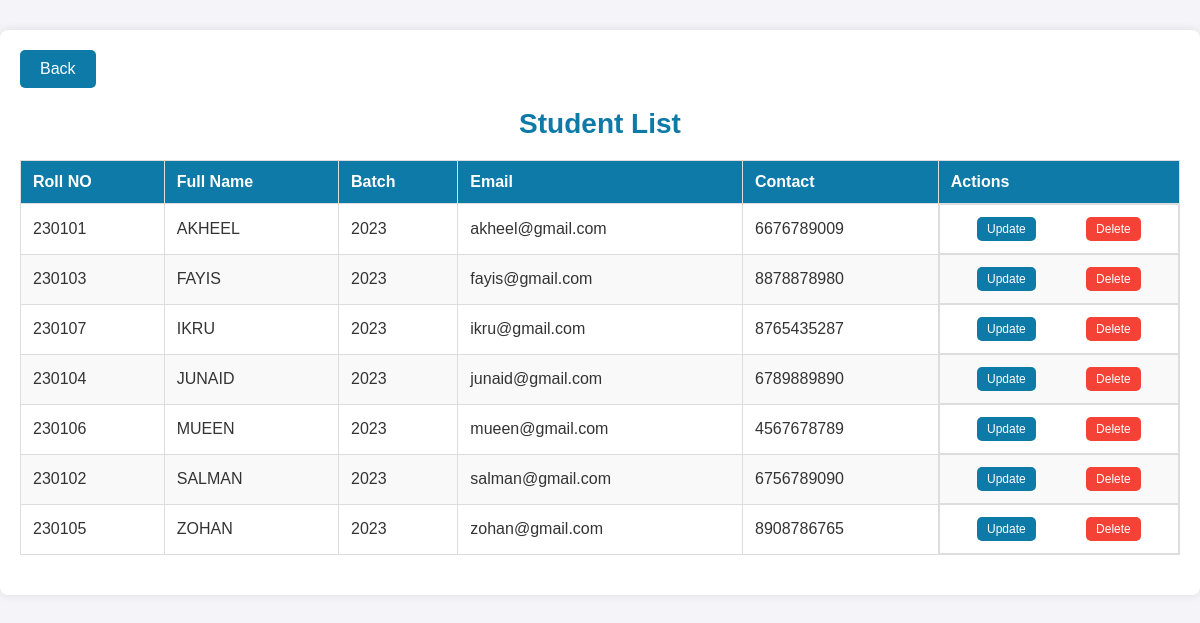
The app's page /admin-dashboard/viewStudents.php?id=4 with its own data.
### tables this page shows
CREATE TABLE `students` (
  `STUDENT_ID` int(11) NOT NULL,
  `USER_ID` int(11) NOT NULL,
  `NAMEE` varchar(100) NOT NULL,
  `CLASS_NAME` varchar(100) NOT NULL,
  `PARENT_CONTACT` varchar(100) NOT NULL,
  `BATCH_ID` int(11) NOT NULL
);

CREATE TABLE `users` (
  `USER_ID` int(11) NOT NULL,
  `USER_NAME` varchar(100) NOT NULL,
  `PASSWORDD` varchar(100) NOT NULL,
  `EMAIL` varchar(100) NOT NULL,
  `ROLEE` enum('ADMIN','TEACHERS','STUDENTS') NOT NULL,
  `STATUSS` enum('ACTIVE','INACTIVE') NOT NULL DEFAULT 'ACTIVE'
);

CREATE TABLE `batches` (
  `BATCH_ID` int(11) NOT NULL,
  `BATCH` varchar(200) NOT NULL,
  `YEARR` int(11) NOT NULL,
  `CLASS` varchar(100) NOT NULL,
  `SEMESTER_1` int(11) NOT NULL DEFAULT 0,
  `SEMESTER_2` int(11) NOT NULL DEFAULT 0,
  `SEMESTER_3` int(11) NOT NULL DEFAULT 0,
  `SEMESTER_4` int(11) NOT NULL DEFAULT 0,
  `SEMESTER_5` int(11) NOT NULL DEFAULT 0,
  `SEMESTER_6` int(11) NOT NULL DEFAULT 0,
  `SEMESTER_7` int(11) NOT NULL DEFAULT 0,
  `SEMESTER_8` int(11) NOT NULL DEFAULT 0
);

### admin-dashboard/viewStudents.php (the view, shortened to what this page needs)
<?php
    if($_SERVER['REQUEST_METHOD']=='GET'){
        $dbcon=mysqli_connect("localhost","root","","AMS");
        $BATCH_ID=$_GET['id'];
        $sql="SELECT * FROM batches WHERE BATCH_ID='$BATCH_ID'";
        $batch=mysqli_query($dbcon,$sql);
        if($batch){
            $batch_row=mysqli_fetch_array($batch);
        }
    }
?>
<!DOCTYPE html>
<html lang="en">
<head>
</head>
<body>
    <div class="container">
        <div class="back-button-container">
            <?php
                echo "<a href='adminDashboard.php?tab=manage-students' class='back-button'>Back</a>";
            ?>
        </div>
        <h1>Student List</h1>
        <table>
            <thead>
                <tr>
                    <th>Roll NO</th>
                    <th>Full Name</th>
                    <th>Batch</th>
                    <th>Email</th>
                    <th>Contact</th>
                    <th>Actions</th>
                </tr>
            </thead>
            <tbody>
                <?php
                    $sql="SELECT * FROM students WHERE BATCH_ID='$BATCH_ID' order by NAMEE";
                    $data3=mysqli_query($dbcon,$sql);
                    if($data3){
                        $student_count=mysqli_num_rows($data3);
                        for($j=0;$j<$student_count;$j++){
                            $student=mysqli_fetch_array($data3);
                            $key=$student['USER_ID'];
                            $sql="SELECT * FROM users WHERE USER_ID='$student[USER_ID]'";
                            $data4=mysqli_query($dbcon,$sql);
                            $user=mysqli_fetch_array($data4);
                                echo"  <tr>
                                        <td>".$user['USER_NAME']."</td>
                                        <td>".$student['NAMEE']."</td>
                                        <td>".$batch_row['YEARR']."</td>
                                        <td>".$user['EMAIL']."</td>
                                        <td>".$student['PARENT_CONTACT']."</td>
                                        <td class='action-btn'><a href='update_student.php?id=".$key."&tab=manage-students' class='update-btn'>Update</a><a href='delete.php?id=".$key."&rolee=student&tab=manage-students' class='delete-btn'>Delete</a></td>                                    </tr>";
                        }
                    }
                ?>
            </tbody>
        </table>
    </div>
</body>
</html>

### admin-dashboard/viewStudents.php (style rules this page uses)
body { font-family: 'Arial', sans-serif; margin: 0; padding: 0; background-color: #f4f4f9; color: #333; }
.container { max-width: 1200px; margin: 30px auto; padding: 20px; background-color: #fff; box-shadow: 0 0 10px rgba(0, 0, 0, 0.1); border-radius: 8px; }
.container h1 { font-size: 28px; margin-bottom: 20px; color: #0d7aa7; text-align: center; }
table { width: 100%; border-collapse: collapse; margin-bottom: 20px; }
table, th, td { border: 1px solid #ddd; }
th, td { padding: 12px; text-align: left; }
th { background-color: #0d7aa7; color: white; }
tr:nth-child(even) { background-color: #f9f9f9; }
.back-button { background-color: #0d7aa7; color: white; padding: 10px 20px; border: none; border-radius: 5px; cursor: pointer; font-size: 16px; transition: background-color 0.3s; display: inline-block; text-decoration:none; }
.back-button-container { text-align: left; margin-bottom: 20px; }
.update-btn, .delete-btn, .accessAllow-btn, .accessDeny-btn { display: inline-block; padding: 5px 10px; background-color: #0d7aa7; color: white; text-align: center; text-decoration: none; border-radius: 5px; font-size: 12px; transition: background-color 0.3s ease; }
.delete-btn { background-color: #f44336; }
td.action-btn { display: flex; justify-content: space-around; }

### records on screen
students: USER_ID.USER_NAME "230101", NAMEE "AKHEEL", BATCH_ID.YEARR "2023", USER_ID.EMAIL "akheel@gmail.com", PARENT_CONTACT "6676789009"
students: USER_ID.USER_NAME "230103", NAMEE "FAYIS", BATCH_ID.YEARR "2023", USER_ID.EMAIL "fayis@gmail.com", PARENT_CONTACT "8878878980"
students: USER_ID.USER_NAME "230107", NAMEE "IKRU", BATCH_ID.YEARR "2023", USER_ID.EMAIL "ikru@gmail.com", PARENT_CONTACT "8765435287"
students: USER_ID.USER_NAME "230104", NAMEE "JUNAID", BATCH_ID.YEARR "2023", USER_ID.EMAIL "junaid@gmail.com", PARENT_CONTACT "6789889890"
students: USER_ID.USER_NAME "230106", NAMEE "MUEEN", BATCH_ID.YEARR "2023", USER_ID.EMAIL "mueen@gmail.com", PARENT_CONTACT "4567678789"
students: USER_ID.USER_NAME "230102", NAMEE "SALMAN", BATCH_ID.YEARR "2023", USER_ID.EMAIL "salman@gmail.com", PARENT_CONTACT "6756789090"
students: USER_ID.USER_NAME "230105", NAMEE "ZOHAN", BATCH_ID.YEARR "2023", USER_ID.EMAIL "zohan@gmail.com", PARENT_CONTACT "8908786765"
